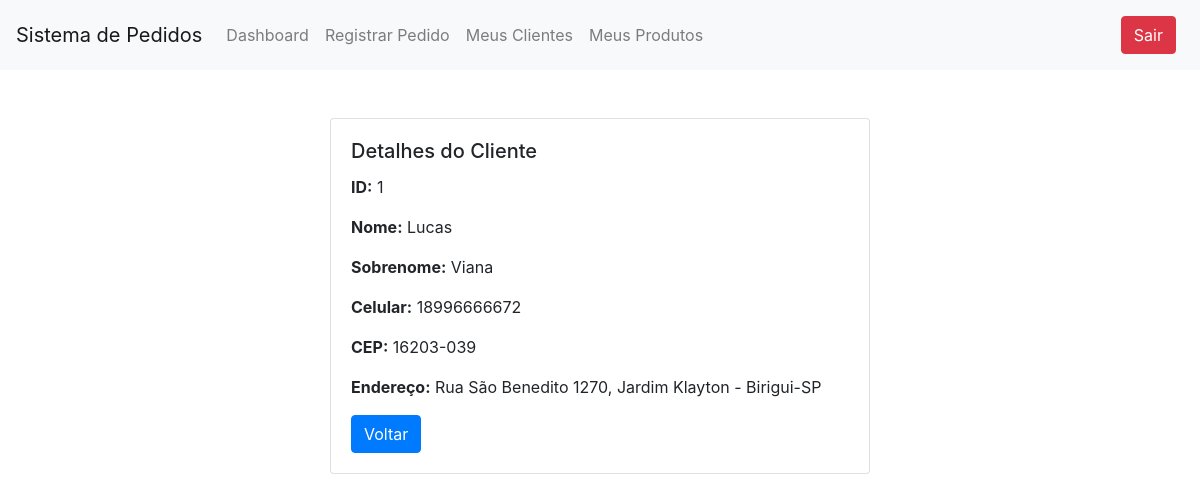
Page /templates/visualizar_cliente.php?id=1 on the committed database.
### tables this page shows
CREATE TABLE `clientes` (
  `id` int(11) NOT NULL AUTO_INCREMENT,
  `nome` varchar(100) NOT NULL,
  `sobrenome` varchar(100) NOT NULL,
  `celular` varchar(15) NOT NULL,
  `endereco_completo` varchar(255) NOT NULL,
  `cep` varchar(10) NOT NULL,
  PRIMARY KEY (`id`)
);

### templates/visualizar_cliente.php (the view, shortened to what this page needs)
<?php
include('../config/config.php');
if (isset($_GET['id'])) {
    $clienteId = $_GET['id'];
    $queryCliente = "SELECT * FROM CLIENTES WHERE id = :clienteId";
    $stmtCliente = $conexao->prepare($queryCliente);
    $stmtCliente->bindParam(':clienteId', $clienteId, PDO::PARAM_INT);
    $stmtCliente->execute();
    $dadosCliente = $stmtCliente->fetch(PDO::FETCH_ASSOC);
    if ($dadosCliente) {
        ?>
        <!DOCTYPE html>
        <html lang="en">
        <head>
            <link rel="stylesheet" href="https://stackpath.bootstrapcdn.com/bootstrap/4.3.1/css/bootstrap.min.css">
        </head>
        <body>
            <?php include('menu.php') ?>
            <div class="container mt-5">
                <div class="row">
                    <div class="col-md-6 offset-md-3">
                        <div class="card">
                            <div class="card-body">
                                <h5 class="card-title">Detalhes do Cliente</h5>
                                <p><strong>ID:</strong> <?php echo $dadosCliente['id']; ?></p>
                                <p><strong>Nome:</strong> <?php echo $dadosCliente['nome']; ?></p>
                                <p><strong>Sobrenome:</strong> <?php echo $dadosCliente['sobrenome']; ?></p>
                                <p><strong>Celular:</strong> <?php echo $dadosCliente['celular']; ?></p>
                                <p><strong>CEP:</strong> <?php echo $dadosCliente['cep']; ?></p>
                                <p><strong>Endereço:</strong> <?php echo $dadosCliente['endereco_completo']; ?></p>
                                <a href="../templates/visualizar_clientes.php" class="btn btn-primary">Voltar</a>
                            </div>
                        </div>
                    </div>
                </div>
            </div>
        </body>
        </html>
        <?php
    } else {
        echo "Cliente não encontrado.";
    }
} else {
    echo "ID do cliente não fornecido na URL.";
}
?>

### rows in the picture
clientes: id "1", nome "Lucas", sobrenome "Viana", celular "18996666672", cep "16203-039", endereco_completo "Rua São Benedito 1270, Jardim Klayton - Birigui-SP"
